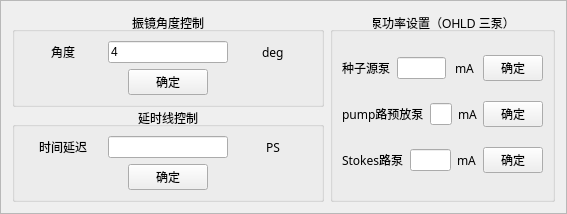
              <widget class="QFrame" name="frameGalvoControlPanel">
               <property name="frameShape">
                <enum>QFrame::Shape::StyledPanel</enum>
               </property>
               <property name="frameShadow">
                <enum>QFrame::Shadow::Raised</enum>
               </property>
               <layout class="QVBoxLayout" name="verticalLayout_13" stretch="4">
                <item>
                 <layout class="QHBoxLayout" name="horizontalLayout_7" stretch="3,2">
                  <item>
                   <layout class="QVBoxLayout" name="verticalLayout_6">
                    <item>
                     <widget class="QWidget" name="widgetGalvoAngleSwitch" native="true">
                      <layout class="QVBoxLayout" name="verticalLayoutGalvoControl">
                       <property name="spacing">
                        <number>0</number>
                       </property>
                       <property name="leftMargin">
                        <number>0</number>
                       </property>
                       <property name="topMargin">
                        <number>0</number>
                       </property>
                       <property name="rightMargin">
                        <number>0</number>
                       </property>
                       <property name="bottomMargin">
                        <number>0</number>
                       </property>
                       <item>
                        <widget class="QGroupBox" name="groupBoxGalvoAngleControl">
                         <property name="title">
                          <string>振镜角度控制</string>
                         </property>
                         <property name="alignment">
                          <set>Qt::AlignmentFlag::AlignCenter</set>
                         </property>
                         <layout class="QVBoxLayout" name="verticalLayoutGalvoAngleControl">
                          <item>
                           <layout class="QHBoxLayout" name="hLayoutGalvoPoint" stretch="1,2,1">
                            <item alignment="Qt::AlignmentFlag::AlignHCenter">
                             <widget class="QLabel" name="labelGalvoPointX">
                              <property name="font">
                               <font>
                                <family>微软雅黑</family>
                                <bold>false</bold>
                               </font>
                              </property>
                              <property name="text">
                               <string>角度</string>
                              </property>
                             </widget>
                            </item>
                            <item>
                             <widget class="QLineEdit" name="lineEditGalvoPointX">
                              <property name="maximumSize">
                               <size>
                                <width>120</width>
                                <height>16777215</height>
                               </size>
                              </property>
                              <property name="text">
                               <string>4</string>
                              </property>
                             </widget>
                            </item>
                            <item alignment="Qt::AlignmentFlag::AlignHCenter">
                             <widget class="QLabel" name="labelGalvoAngleUnit">
                              <property name="font">
                               <font>
                                <family>微软雅黑</family>
                                <bold>false</bold>
                               </font>
                              </property>
                              <property name="text">
                               <string>deg</string>
                              </property>
                             </widget>
                            </item>
                           </layout>
                          </item>
                          <item alignment="Qt::AlignmentFlag::AlignHCenter">
                           <widget class="QPushButton" name="btnGalvoStart">
                            <property name="minimumSize">
                             <size>
                              <width>60</width>
                              <height>25</height>
                             </size>
                            </property>
                            <property name="font">
                             <font>
                              <family>微软雅黑</family>
                              <bold>false</bold>
                             </font>
                            </property>
                            <property name="text">
                             <string>确定</string>
                            </property>
                           </widget>
                          </item>
                         </layout>
                        </widget>
                       </item>
                       <item>
                        <widget class="QGroupBox" name="groupBoxDelayLineSetting">
                         <property name="title">
                          <string>延时线控制</string>
                         </property>
                         <property name="alignment">
                          <set>Qt::AlignmentFlag::AlignCenter</set>
                         </property>
                         <layout class="QVBoxLayout" name="verticalLayout_8">
                          <item>
                           <layout class="QHBoxLayout" name="horizontalLayout_3" stretch="1,2,1">
                            <item alignment="Qt::AlignmentFlag::AlignHCenter">
                             <widget class="QLabel" name="labelTimeDelay">
                              <property name="font">
                               <font>
                                <family>微软雅黑</family>
                                <bold>false</bold>
                               </font>
                              </property>
                              <property name="text">
                               <string>时间延迟</string>
                              </property>
                             </widget>
                            </item>
                            <item>
                             <widget class="QLineEdit" name="lineEditTimeDelay">
                              <property name="maximumSize">
                               <size>
                                <width>120</width>
                                <height>16777215</height>
                               </size>
                              </property>
                             </widget>
                            </item>
                            <item alignment="Qt::AlignmentFlag::AlignHCenter">
                             <widget class="QLabel" name="labelTimeDelayUnit">
                              <property name="font">
                               <font>
                                <family>微软雅黑</family>
                                <bold>false</bold>
                               </font>
                              </property>
                              <property name="text">
                               <string>PS</string>
                              </property>
                             </widget>
                            </item>
                           </layout>
                          </item>
                          <item alignment="Qt::AlignmentFlag::AlignHCenter">
                           <widget class="QPushButton" name="btnConfirmTimeDelay">
                            <property name="minimumSize">
                             <size>
                              <width>60</width>
                              <height>25</height>
                             </size>
                            </property>
                            <property name="font">
                             <font>
                              <family>微软雅黑</family>
                              <bold>false</bold>
                             </font>
                            </property>
                            <property name="text">
                             <string>确定</string>
                            </property>
                           </widget>
                          </item>
                         </layout>
                        </widget>
                       </item>
                      </layout>
                     </widget>
                    </item>
                   </layout>
                  </item>
                  <item>
                   <widget class="QWidget" name="widgetPumpPowerSetting" native="true">
                    <layout class="QVBoxLayout" name="verticalLayoutGalvoPumpsAll" stretch="3">
                     <property name="leftMargin">
                      <number>0</number>
                     </property>
                     <property name="topMargin">
                      <number>0</number>
                     </property>
                     <property name="rightMargin">
                      <number>0</number>
                     </property>
                     <property name="bottomMargin">
                      <number>0</number>
                     </property>
                     <item>
                      <widget class="QGroupBox" name="groupBox_2">
                       <property name="title">
                        <string>泵功率设置（OHLD 三泵）</string>
                       </property>
                       <property name="alignment">
                        <set>Qt::AlignmentFlag::AlignCenter</set>
                       </property>
                       <layout class="QVBoxLayout" name="verticalLayout_4">
                        <item>
                         <layout class="QHBoxLayout" name="hLayoutGalvoPump1Row" stretch="2,2,1,1">
                          <item alignment="Qt::AlignmentFlag::AlignHCenter">
                           <widget class="QLabel" name="labelGalvoPump1">
                            <property name="font">
                             <font>
                              <family>微软雅黑</family>
                              <bold>false</bold>
                             </font>
                            </property>
                            <property name="text">
                             <string>种子源泵</string>
                            </property>
                           </widget>
                          </item>
                          <item>
                           <widget class="QLineEdit" name="lineEditGalvoPump1"/>
                          </item>
                          <item alignment="Qt::AlignmentFlag::AlignHCenter">
                           <widget class="QLabel" name="labelGalvoPump1Unit">
                            <property name="font">
                             <font>
                              <family>微软雅黑</family>
                              <bold>false</bold>
                             </font>
                            </property>
                            <property name="text">
                             <string>mA</string>
                            </property>
                           </widget>
                          </item>
                          <item alignment="Qt::AlignmentFlag::AlignHCenter">
                           <widget class="QPushButton" name="btnConfirmGalvoPump1">
                            <property name="minimumSize">
                             <size>
                              <width>60</width>
                              <height>25</height>
                             </size>
                            </property>
                            <property name="font">
                             <font>
                              <family>微软雅黑</family>
                              <bold>false</bold>
                             </font>
                            </property>
                            <property name="text">
                             <string>确定</string>
                            </property>
                           </widget>
                          </item>
                         </layout>
                        </item>
                        <item>
                         <layout class="QHBoxLayout" name="hLayoutGalvoPump2Row" stretch="2,2,1,1">
                          <item alignment="Qt::AlignmentFlag::AlignHCenter">
                           <widget class="QLabel" name="labelGalvoPump2">
                            <property name="font">
                             <font>
                              <family>微软雅黑</family>
                              <bold>false</bold>
                             </font>
                            </property>
                            <property name="text">
                             <string>pump路预放泵</string>
                            </property>
                           </widget>
                          </item>
                          <item>
                           <widget class="QLineEdit" name="lineEditGalvoPump2"/>
                          </item>
                          <item alignment="Qt::AlignmentFlag::AlignHCenter">
                           <widget class="QLabel" name="labelGalvoPump2Unit">
                            <property name="font">
                             <font>
                              <family>微软雅黑</family>
                              <bold>false</bold>
                             </font>
                            </property>
                            <property name="text">
                             <string>mA</string>
                            </property>
                           </widget>
                          </item>
                          <item alignment="Qt::AlignmentFlag::AlignHCenter">
                           <widget class="QPushButton" name="btnConfirmGalvoPump2">
                            <property name="minimumSize">
                             <size>
                              <width>60</width>
                              <height>25</height>
                             </size>
                            </property>
                            <property name="font">
                             <font>
                              <family>微软雅黑</family>
                              <bold>false</bold>
                             </font>
                            </property>
                            <property name="text">
                             <string>确定</string>
                            </property>
                           </widget>
                          </item>
                         </layout>
                        </item>
                        <item>
                         <layout class="QHBoxLayout" name="hLayoutGalvoPump4Row" stretch="2,2,1,1">
                          <item alignment="Qt::AlignmentFlag::AlignHCenter">
                           <widget class="QLabel" name="labelGalvoPump4">
                            <property name="font">
                             <font>
                              <family>微软雅黑</family>
                              <bold>false</bold>
                             </font>
                            </property>
                            <property name="text">
                             <string>Stokes路泵</string>
                            </property>
                           </widget>
                          </item>
                          <item>
                           <widget class="QLineEdit" name="lineEditGalvoPump4"/>
                          </item>
                          <item alignment="Qt::AlignmentFlag::AlignHCenter">
                           <widget class="QLabel" name="labelGalvoPump4Unit">
                            <property name="font">
                             <font>
                              <family>微软雅黑</family>
                              <bold>false</bold>
                             </font>
                            </property>
                            <property name="text">
                             <string>mA</string>
                            </property>
                           </widget>
                          </item>
                          <item alignment="Qt::AlignmentFlag::AlignHCenter">
                           <widget class="QPushButton" name="btnConfirmGalvoPump4">
                            <property name="minimumSize">
                             <size>
                              <width>60</width>
                              <height>25</height>
                             </size>
                            </property>
                            <property name="font">
                             <font>
                              <family>微软雅黑</family>
                              <bold>false</bold>
                             </font>
                            </property>
                            <property name="text">
                             <string>确定</string>
                            </property>
                           </widget>
                          </item>
                         </layout>
                        </item>
                       </layout>
                      </widget>
                     </item>
                    </layout>
                   </widget>
                  </item>
                 </layout>
                </item>
               </layout>
              </widget>
